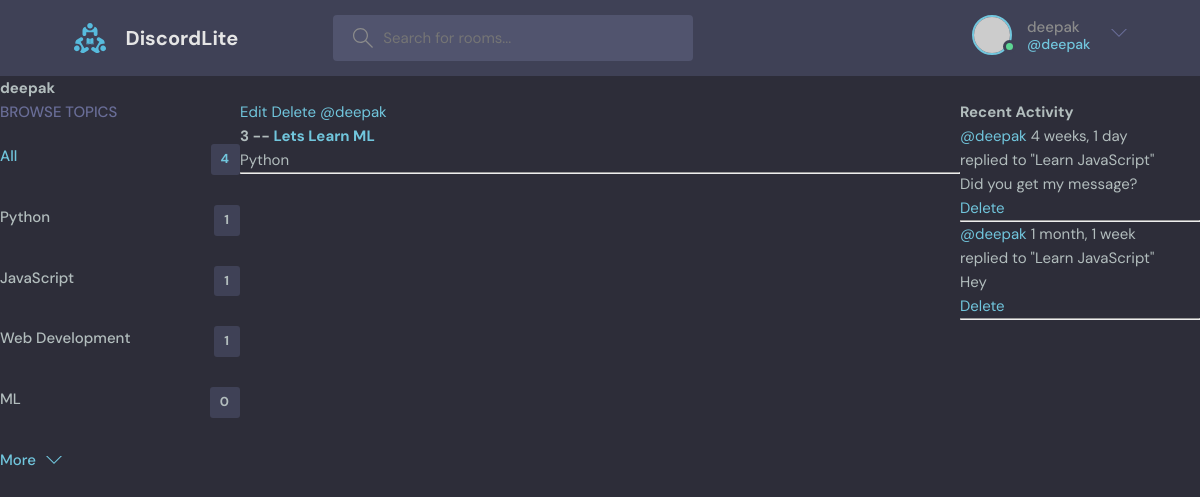
Before: /profile/1/ (signed in) with the older database file.
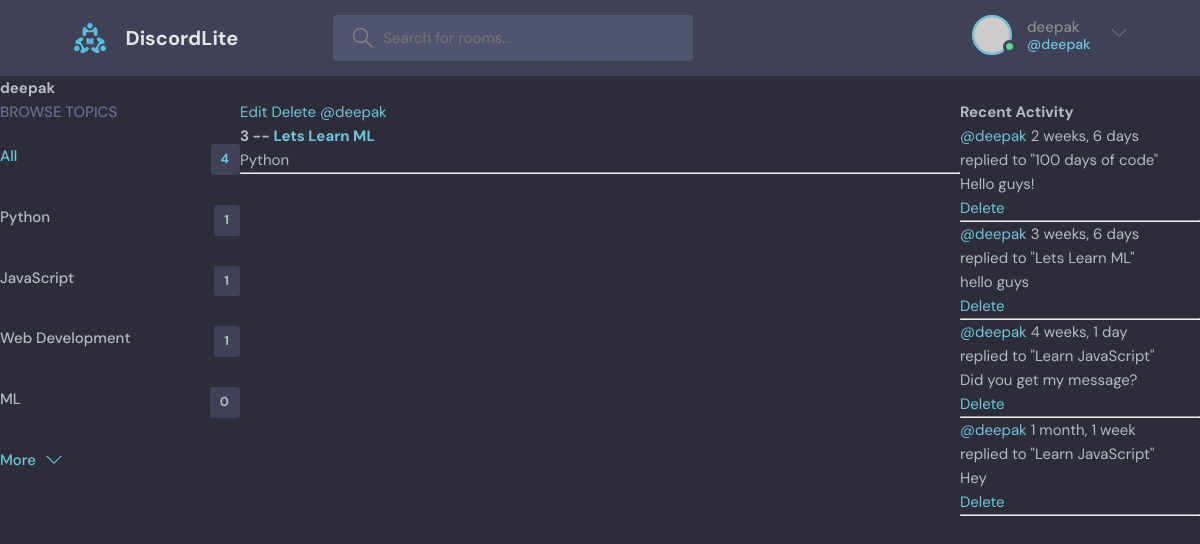
After: the same page with the newer database file.
### base/models.py (models this page shows, shortened)
class Topic(models.Model):
    name = models.CharField(max_length=200)

class Room(models.Model):
    host = models.ForeignKey(User, on_delete=models.SET_NULL, null=True)
    topic = models.ForeignKey(Topic, on_delete=models.SET_NULL, null=True)
    name = models.CharField(max_length=200)
    description = models.TextField(null=True, blank=True)
    participants = models.ManyToManyField(
        User, related_name='participants', blank=True)
    updated = models.DateTimeField(auto_now=True)
    created = models.DateTimeField(auto_now_add=True)
    class Meta:
        ordering = ["-updated", "-created"]
    def __str__(self):
        return self.name

class Message(models.Model):
    user = models.ForeignKey(User, on_delete=models.CASCADE)
    room = models.ForeignKey(Room, on_delete=models.CASCADE)
    body = models.TextField()
    updated = models.DateTimeField(auto_now=True)
    created = models.DateTimeField(auto_now_add=True)
    class Meta:
        ordering = ["-updated", "-created"]
    def __str__(self):
        return self.body[:50]

### base/views.py (the view)
# urls.py: path('profile/<str:pk>/', views.userProfile, name='user-profile'),
def userProfile(request, pk):
    user = User.objects.get(id=pk)
    rooms_list = user.room_set.all()
    room_messages = user.message_set.all()
    topics = Topic.objects.all()
    context = {'user': user, 'rooms_list': rooms_list,
               'room_messages': room_messages, 'topics': topics}
    return render(request, 'base/profile.html', context)

### base/templates/base/profile.html (shortened to what this page needs)
{% extends 'main.html' %} {% block content %}
<h1>{{user.username}}</h1>
<div class="profile-container">
    <div>{% include 'base/topics_component.html'%}</div>
    <div>{% include 'base/feed_component.html'%}</div>
    <div>{% include 'base/activity_component.html' %}</div>
</div>
{% endblock content%}

### base/templates/base/topics_component.html
<div class="topics">
    <div class="topics__header">
        <h2>Browse Topics</h2>
    </div>
    <ul class="topics__list">
        <li>
            <a href="{% url 'home' %}" class="active"
                >All <span>{{ topics.count }}</span></a
            >
        </li>
        {% for topic in topics %}
        <li>
            <a href="{% url 'home' %}?q={{topic.name}}"
                >{{topic.name}}<span>{{ topic.room_set.all.count }}</span></a
            >
        </li>
        {% endfor %}
    </ul>
    <a class="btn btn--link" href="topics.html">
        More
        <svg
            version="1.1"
            xmlns="http://www.w3.org/2000/svg"
            width="32"
            height="32"
            viewBox="0 0 32 32"
        >
            <title>chevron-down</title>
            <path d="M16 21l-13-13h-3l16 16 16-16h-3l-13 13z"></path>
        </svg>
    </a>
</div>

### base/templates/base/feed_component.html
{% for room in rooms_list %}
<div>
    {% if request.user == room.host %}
    <a href="{% url 'update-room' room.id %}">Edit</a>
    <a href="{% url 'delete-room' room.id %}">Delete</a>
    {% endif %}
    <a href="{% url 'user-profile' room.host.id %}">@{{room.host.username}}</a>
    <h5>
        {{room.id}} --
        <a href="{% url 'room' room.id %}">{{room.name}}</a>
    </h5>
    <small>{{room.topic.name}}</small>
    <hr />
</div>
{% endfor %}

### base/templates/base/activity_component.html
<h3>Recent Activity</h3>
{% for message in room_messages %}
<div>
    <small>
        <a href="{% url 'user-profile' message.user.id %}">@{{message.user}}</a>
        {{message.created|timesince}}
    </small>
    <br />
    <small>replied to "{{message.room}}"</small>
    <p>{{message}}</p>
    {% if message.user == request.user %}
    <a href="{% url 'delete-message' message.id %}">Delete</a>
    {% endif %}
    <hr />
</div>
{% endfor %}

Changed rows visible on the page:
added Message: user "deepak", created "2 weeks, 6 days", room "100 days of code", body "Hello guys!", shows "Delete"
added Message: user "deepak", created "3 weeks, 6 days", room "Lets Learn ML", body "hello guys", shows "Delete"
